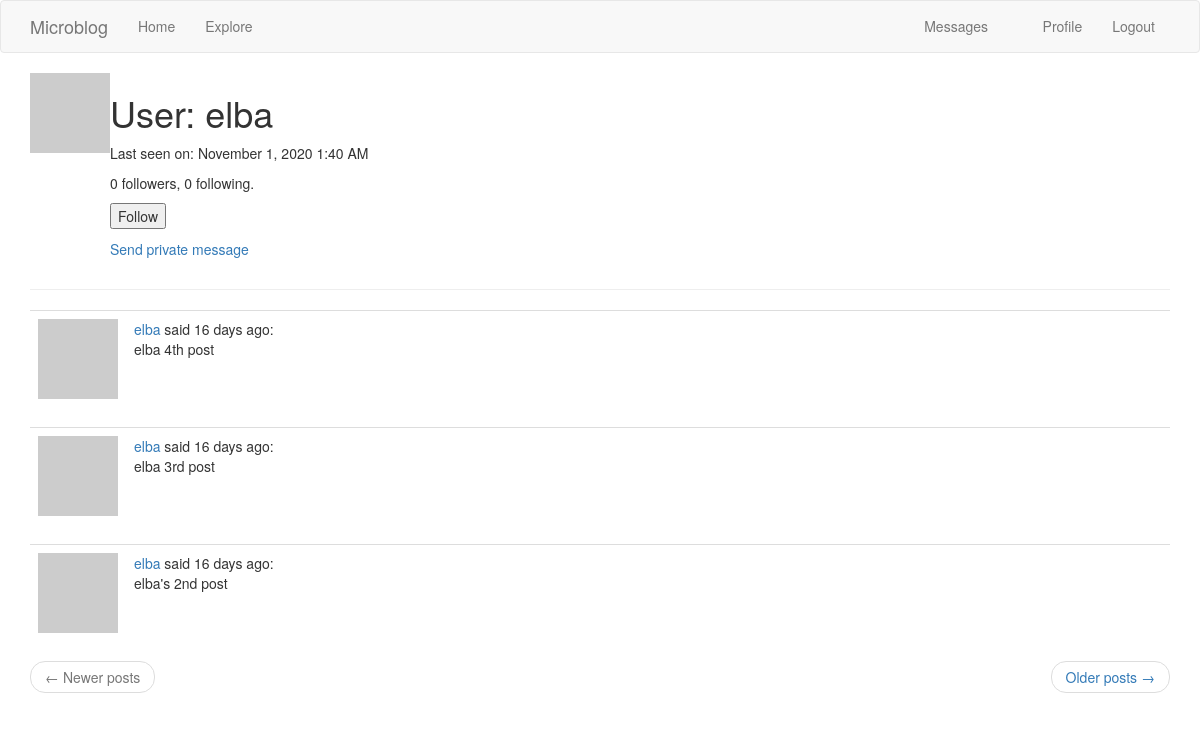
Screenshot of /user/elba (signed in) with the database file from the repository.
### app/models.py (models this page shows, shortened)
class PaginatedAPIMixin(object):
    @staticmethod
    def to_collection_dict(query, page, per_page, endpoint, **kwargs):
        resources = query.paginate(page, per_page, False)
        data = {
            'items': [item.to_dict() for item in resources.items],
            '_meta': {
                'page': page,
                'per_page': per_page,
                'total_pages': resources.pages,
                'total_items': resources.total
            },
            '_links': {
                'self': url_for(endpoint, page=page, per_page=per_page,
                                **kwargs),
                'next': url_for(endpoint, page=page + 1, per_page=per_page,
                                **kwargs) if resources.has_next else None,
                'prev': url_for(endpoint, page=page - 1, per_page=per_page,
                                **kwargs) if resources.has_prev else None
            }
        }
        return data

class User(PaginatedAPIMixin, UserMixin, db.Model):
    id = db.Column(db.Integer, primary_key=True)
    username = db.Column(db.String(64), index=True, unique=True)
    email = db.Column(db.String(120), index=True, unique=True)
    password_hash = db.Column(db.String(128))
    about_me = db.Column(db.String(140))
    last_seen = db.Column(db.DateTime, default=datetime.utcnow)
    posts = db.relationship('Post', backref='author', lazy='dynamic')
    followed = db.relationship(
                'User', secondary=followers,
                primaryjoin=(followers.c.follower_id == id),
                secondaryjoin=(followers.c.followed_id == id),
                backref=db.backref('followers', lazy='dynamic'), lazy='dynamic')
    messages_sent = db.relationship('Message',
                                    foreign_keys='Message.sender_id',
                                    backref='author', lazy='dynamic')
    messages_received = db.relationship('Message',
                                        foreign_keys='Message.recipient_id',
                                        backref='recipient', lazy='dynamic')
    last_message_read_time = db.Column(db.DateTime)
    notifications = db.relationship('Notification', backref='user',
                                    lazy='dynamic')
    def avatar(self, size):
        digest = md5(self.email.lower().encode('utf-8')).hexdigest()
        return f'https://www.gravatar.com/avatar/{digest}?d=identicon&s={size}'
    def is_following(self, user):
        return self.followed.filter(
            followers.c.followed_id == user.id).count() > 0
    def new_messages(self):
        last_read_time = self.last_message_read_time or datetime(1900, 1, 1)
        return Message.query.filter_by(recipient=self).filter(
            Message.timestamp > last_read_time).count()

class Post(db.Model):
    id = db.Column(db.Integer, primary_key=True)
    body = db.Column(db.String(140))
    timestamp = db.Column(db.DateTime, index=True, default=datetime.utcnow)
    user_id = db.Column(db.Integer, db.ForeignKey('user.id'))

### app/routes.py (the view)
@app.route('/user/<username>')
@login_required
def user(username):
    user = User.query.filter_by(username=username).first_or_404()
    page = request.args.get('page', 1, type=int)
    posts = user.posts.order_by(Post.timestamp.desc()).paginate(
        page, app.config['POSTS_PER_PAGE'], False)
    next_url = url_for('user', username=user.username, page=posts.next_num) \
        if posts.has_next else None
    prev_url = url_for('user', username=user.username, page=posts.prev_num) \
        if posts.has_prev else None
    form = EmptyForm()
    return render_template('user.html', user=user, posts=posts.items,
                           next_url=next_url, prev_url=prev_url, form=form)

### app/forms.py
class EmptyForm(FlaskForm):
    submit = SubmitField('Submit')

### app/models.py (called while the page is built)
@login.user_loader
def load_user(id):
    return User.query.get(int(id))

### app/routes.py (called while the page is built)
@app.before_request
def before_request():
    if current_user.is_authenticated:
        current_user.last_seen = datetime.utcnow()
        db.session.commit()

### app/templates/user.html (shortened to what this page needs)
{% extends "base.html" %}
{% block app_content %}
    <table>
        <tr valign="top">
            <td><img src="{{ user.avatar(128) }}"></td>
            <td><h1>User: {{ user.username }}</h1>
                {% if user.last_seen %} <p>Last seen on: {{ moment(user.last_seen).format('LLL') }}</p> {% endif %}
                <p>{{ user.followers.count() }} followers, {{ user.followed.count() }} following.</p>
                {% if user == current_user %}
                    <p><a href="{{ url_for('edit_profile') }}">Edit your profile</a></p>
                {% elif not current_user.is_following(user) %}
                    <p>
                        <form action="{{ url_for('follow', username=user.username) }}" method="post">
                            {{ form.submit(value='Follow') }}
                        </form>
                    </p>
                {% endif %}
                {% if user != current_user %}
                <p>
                    <a href="{{ url_for('send_message',
                                        recipient=user.username) }}">
                         Send private message
                    </a>
                </p>
                {% endif %}
            </td>
        </tr>
    </table>
    <hr>
    {% for post in posts %}
        {% include '_post.html' %}
    {% endfor %}
    <nav aria-label="...">
        <ul class="pager">
            <li class="previous{% if not prev_url %} disabled{% endif %}">
                <a href="{{ prev_url or '#' }}">
                    <span aria-hidden="true">&larr;</span> Newer posts
                </a>
            </li>
            <li class="next{% if not next_url %} disabled{% endif %}">
                <a href="{{ next_url or '#' }}">
                    Older posts <span aria-hidden="true">&rarr;</span>
                </a>
            </li>
        </ul>
    </nav>
{% endblock %}

### app/templates/_post.html
<table class="table table-hover">
    <tr>
        <td width="70px">
            <a href="{{ url_for('user', username=post.author.username) }}">
                <img src="{{ post.author.avatar(70) }}" />
            </a>
        </td>
        <td>
            <a href="{{ url_for('user', username=post.author.username) }}">
                {{ post.author.username }}
            </a>
            said {{ moment(post.timestamp).fromNow() }}:
            <br>
            {{ post.body }}
        </td>
    </tr>
</table>

### rows the page displays
User: username "elba", last_seen "November 1, 2020 1:40 AM"
Post: author.username "elba", timestamp "16 days ago", body "elba 4th post"
Post: author.username "elba", timestamp "16 days ago", body "elba 3rd post"
Post: author.username "elba", timestamp "16 days ago", body "elba's 2nd post"

### other values shown
{{ user.followers.count() }} "0"
{{ user.followed.count() }} "0"
